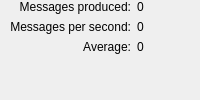
             <widget class="QWidget" name="stk_statistics_producer">
              <layout class="QVBoxLayout" name="verticalLayout_8">
               <property name="leftMargin">
                <number>0</number>
               </property>
               <property name="topMargin">
                <number>0</number>
               </property>
               <property name="rightMargin">
                <number>0</number>
               </property>
               <property name="bottomMargin">
                <number>0</number>
               </property>
               <item>
                <layout class="QGridLayout" name="gridLayout_2">
                 <property name="leftMargin">
                  <number>10</number>
                 </property>
                 <item row="3" column="0" colspan="2">
                  <spacer name="verticalSpacer">
                   <property name="orientation">
                    <enum>Qt::Vertical</enum>
                   </property>
                   <property name="sizeHint" stdset="0">
                    <size>
                     <width>20</width>
                     <height>40</height>
                    </size>
                   </property>
                  </spacer>
                 </item>
                 <item row="0" column="1">
                  <widget class="QLabel" name="lbl_stats_produced">
                   <property name="toolTip">
                    <string>Total messages produced so far</string>
                   </property>
                   <property name="text">
                    <string>0</string>
                   </property>
                  </widget>
                 </item>
                 <item row="2" column="1">
                  <widget class="QLabel" name="lbl_stats_produced_avg">
                   <property name="toolTip">
                    <string>Average of the messages produced per second</string>
                   </property>
                   <property name="text">
                    <string>0</string>
                   </property>
                  </widget>
                 </item>
                 <item row="1" column="1">
                  <widget class="QLabel" name="lbl_stats_produced_ps">
                   <property name="toolTip">
                    <string>Current produced messages per second</string>
                   </property>
                   <property name="text">
                    <string>0</string>
                   </property>
                  </widget>
                 </item>
                 <item row="2" column="0">
                  <widget class="QLabel" name="label_5">
                   <property name="text">
                    <string>Average:</string>
                   </property>
                   <property name="alignment">
                    <set>Qt::AlignRight|Qt::AlignTrailing|Qt::AlignVCenter</set>
                   </property>
                  </widget>
                 </item>
                 <item row="1" column="0">
                  <widget class="QLabel" name="label_4">
                   <property name="text">
                    <string>Messages per second:</string>
                   </property>
                   <property name="alignment">
                    <set>Qt::AlignRight|Qt::AlignTrailing|Qt::AlignVCenter</set>
                   </property>
                  </widget>
                 </item>
                 <item row="0" column="0">
                  <widget class="QLabel" name="label_2">
                   <property name="text">
                    <string>Messages produced:</string>
                   </property>
                   <property name="alignment">
                    <set>Qt::AlignRight|Qt::AlignTrailing|Qt::AlignVCenter</set>
                   </property>
                  </widget>
                 </item>
                </layout>
               </item>
              </layout>
             </widget>
